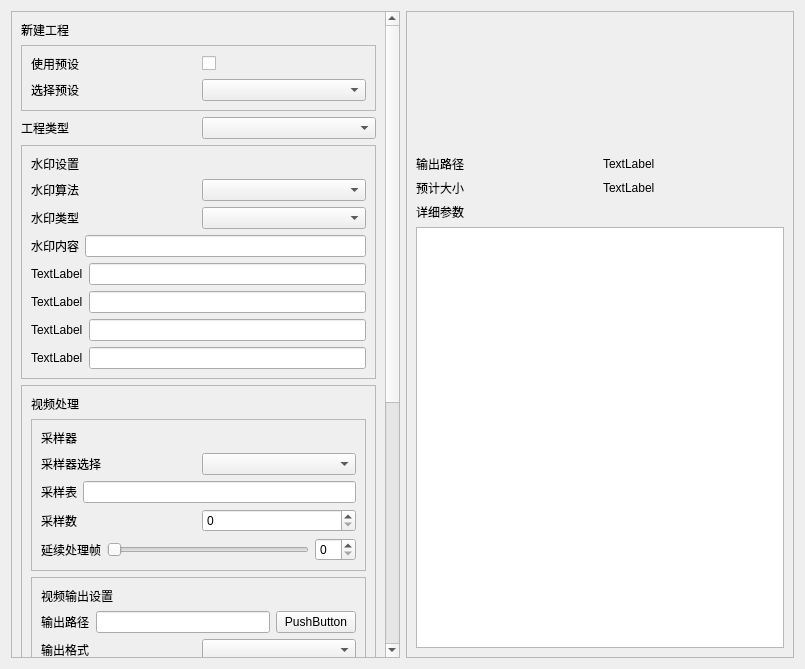
<?xml version="1.0" encoding="UTF-8"?>
<ui version="4.0">
 <class>SetUpNewForm</class>
 <widget class="QWidget" name="SetUpNewForm">
  <property name="geometry">
   <rect>
    <x>0</x>
    <y>0</y>
    <width>805</width>
    <height>669</height>
   </rect>
  </property>
  <property name="windowTitle">
   <string>CreateNewProject</string>
  </property>
  <layout class="QHBoxLayout" name="horizontalLayout_22">
   <item>
    <widget class="QScrollArea" name="scrollArea">
     <property name="widgetResizable">
      <bool>true</bool>
     </property>
     <widget class="QWidget" name="scrollAreaWidgetContents">
      <property name="geometry">
       <rect>
        <x>0</x>
        <y>0</y>
        <width>377</width>
        <height>1102</height>
       </rect>
      </property>
      <layout class="QVBoxLayout" name="verticalLayout_7">
       <item>
        <widget class="TitleLabel" name="L_CreateProject">
         <property name="text">
          <string>新建工程</string>
         </property>
        </widget>
       </item>
       <item>
        <widget class="QFrame" name="F_Present">
         <property name="frameShape">
          <enum>QFrame::Shape::StyledPanel</enum>
         </property>
         <property name="frameShadow">
          <enum>QFrame::Shadow::Raised</enum>
         </property>
         <layout class="QVBoxLayout" name="verticalLayout">
          <item>
           <layout class="QHBoxLayout" name="horizontalLayout_2">
            <item>
             <widget class="BodyLabel" name="L_UsePresent">
              <property name="text">
               <string>使用预设</string>
              </property>
             </widget>
            </item>
            <item>
             <widget class="CheckBox" name="C_UsePresent">
              <property name="text">
               <string/>
              </property>
             </widget>
            </item>
           </layout>
          </item>
          <item>
           <layout class="QHBoxLayout" name="horizontalLayout">
            <item>
             <widget class="BodyLabel" name="L_SelectPresent">
              <property name="text">
               <string>选择预设</string>
              </property>
             </widget>
            </item>
            <item>
             <widget class="ComboBox" name="CB_SelectPresent"/>
            </item>
           </layout>
          </item>
         </layout>
        </widget>
       </item>
       <item>
        <layout class="QHBoxLayout" name="horizontalLayout_10">
         <item>
          <widget class="SubtitleLabel" name="L_ProjectType">
           <property name="text">
            <string>工程类型</string>
           </property>
          </widget>
         </item>
         <item>
          <widget class="ComboBox" name="CB_ProjectType"/>
         </item>
        </layout>
       </item>
       <item>
        <widget class="QFrame" name="F_Watermark">
         <property name="frameShape">
          <enum>QFrame::Shape::StyledPanel</enum>
         </property>
         <property name="frameShadow">
          <enum>QFrame::Shadow::Raised</enum>
         </property>
         <layout class="QVBoxLayout" name="verticalLayout_10">
          <item>
           <widget class="SubtitleLabel" name="L_WatermarkSetting">
            <property name="text">
             <string>水印设置</string>
            </property>
           </widget>
          </item>
          <item>
           <layout class="QHBoxLayout" name="horizontalLayout_11">
            <item>
             <widget class="BodyLabel" name="L_WatermarkAgori">
              <property name="text">
               <string>水印算法</string>
              </property>
             </widget>
            </item>
            <item>
             <widget class="ComboBox" name="CB_WatermarkAgori"/>
            </item>
           </layout>
          </item>
          <item>
           <layout class="QHBoxLayout" name="horizontalLayout_12">
            <item>
             <widget class="BodyLabel" name="L_WatermarkType">
              <property name="text">
               <string>水印类型</string>
              </property>
             </widget>
            </item>
            <item>
             <widget class="ComboBox" name="CB_WatermarkType"/>
            </item>
           </layout>
          </item>
          <item>
           <layout class="QHBoxLayout" name="horizontalLayout_13">
            <item>
             <widget class="BodyLabel" name="L_WatermarkContent">
              <property name="text">
               <string>水印内容</string>
              </property>
             </widget>
            </item>
            <item>
             <widget class="LineEdit" name="LE_WatermarkContent"/>
            </item>
           </layout>
          </item>
          <item>
           <layout class="QVBoxLayout" name="verticalLayout_5">
            <item>
             <layout class="QHBoxLayout" name="horizontalLayout_26">
              <item>
               <widget class="BodyLabel" name="L_wmpara1">
                <property name="text">
                 <string>TextLabel</string>
                </property>
               </widget>
              </item>
              <item>
               <widget class="LineEdit" name="LE_wmpara1"/>
              </item>
             </layout>
            </item>
            <item>
             <layout class="QHBoxLayout" name="horizontalLayout_25">
              <item>
               <widget class="BodyLabel" name="L_wmpara2">
                <property name="text">
                 <string>TextLabel</string>
                </property>
               </widget>
              </item>
              <item>
               <widget class="LineEdit" name="LE_wmpara2"/>
              </item>
             </layout>
            </item>
            <item>
             <layout class="QHBoxLayout" name="horizontalLayout_24">
              <item>
               <widget class="BodyLabel" name="L_wmpara3">
                <property name="text">
                 <string>TextLabel</string>
                </property>
               </widget>
              </item>
              <item>
               <widget class="LineEdit" name="LE_wmpara3"/>
              </item>
             </layout>
            </item>
            <item>
             <layout class="QHBoxLayout" name="horizontalLayout_23">
              <item>
               <widget class="BodyLabel" name="L_wmpara4">
                <property name="text">
                 <string>TextLabel</string>
                </property>
               </widget>
              </item>
              <item>
               <widget class="LineEdit" name="LE_wmpara4"/>
              </item>
             </layout>
            </item>
           </layout>
          </item>
         </layout>
        </widget>
       </item>
       <item>
        <widget class="QFrame" name="F_Video">
         <property name="frameShape">
          <enum>QFrame::Shape::StyledPanel</enum>
         </property>
         <property name="frameShadow">
          <enum>QFrame::Shadow::Raised</enum>
         </property>
         <layout class="QVBoxLayout" name="verticalLayout_4">
          <item>
           <widget class="SubtitleLabel" name="L_VideoProcess">
            <property name="text">
             <string>视频处理</string>
            </property>
           </widget>
          </item>
          <item>
           <widget class="QFrame" name="F_Sampler">
            <property name="frameShape">
             <enum>QFrame::Shape::StyledPanel</enum>
            </property>
            <property name="frameShadow">
             <enum>QFrame::Shadow::Raised</enum>
            </property>
            <layout class="QVBoxLayout" name="verticalLayout_2">
             <item>
              <widget class="SubtitleLabel" name="L_Samper">
               <property name="text">
                <string>采样器</string>
               </property>
              </widget>
             </item>
             <item>
              <layout class="QHBoxLayout" name="horizontalLayout_6">
               <item>
                <widget class="BodyLabel" name="L_SamplerType">
                 <property name="text">
                  <string>采样器选择</string>
                 </property>
                </widget>
               </item>
               <item>
                <widget class="ComboBox" name="CB_Sampler"/>
               </item>
              </layout>
             </item>
             <item>
              <layout class="QHBoxLayout" name="horizontalLayout_5">
               <item>
                <widget class="BodyLabel" name="L_SamplerSheet">
                 <property name="text">
                  <string>采样表</string>
                 </property>
                </widget>
               </item>
               <item>
                <widget class="LineEdit" name="LE_SamplerSheet"/>
               </item>
              </layout>
             </item>
             <item>
              <layout class="QHBoxLayout" name="horizontalLayout_4">
               <item>
                <widget class="BodyLabel" name="L_SamplerTimes">
                 <property name="text">
                  <string>采样数</string>
                 </property>
                </widget>
               </item>
               <item>
                <widget class="SpinBox" name="SB_SamplerTimes"/>
               </item>
              </layout>
             </item>
             <item>
              <layout class="QHBoxLayout" name="horizontalLayout_3">
               <item>
                <widget class="BodyLabel" name="L_FrameExtend">
                 <property name="text">
                  <string>延续处理帧</string>
                 </property>
                </widget>
               </item>
               <item>
                <widget class="Slider" name="HS_FrameExtend">
                 <property name="orientation">
                  <enum>Qt::Orientation::Horizontal</enum>
                 </property>
                </widget>
               </item>
               <item>
                <widget class="SpinBox" name="SB_FrameExtend"/>
               </item>
              </layout>
             </item>
            </layout>
           </widget>
          </item>
          <item>
           <widget class="QFrame" name="F_VideoExport">
            <property name="frameShape">
             <enum>QFrame::Shape::StyledPanel</enum>
            </property>
            <property name="frameShadow">
             <enum>QFrame::Shadow::Raised</enum>
            </property>
            <layout class="QVBoxLayout" name="verticalLayout_3">
             <item>
              <widget class="SubtitleLabel" name="L_VideoExportSetting">
               <property name="text">
                <string>视频输出设置</string>
               </property>
              </widget>
             </item>
             <item>
              <layout class="QHBoxLayout" name="horizontalLayout_7">
               <item>
                <widget class="BodyLabel" name="L_VideoExportPath">
                 <property name="text">
                  <string>输出路径</string>
                 </property>
                </widget>
               </item>
               <item>
                <widget class="LineEdit" name="LE_VideoExportPath"/>
               </item>
               <item>
                <widget class="PushButton" name="PB_VideoExportPath">
                 <property name="text">
                  <string>PushButton</string>
                 </property>
                </widget>
               </item>
              </layout>
             </item>
             <item>
              <layout class="QHBoxLayout" name="horizontalLayout_8">
               <item>
                <widget class="BodyLabel" name="L_VideoExportFormat">
                 <property name="text">
                  <string>输出格式</string>
                 </property>
                </widget>
               </item>
               <item>
                <widget class="ComboBox" name="CB_VideoExportFormat"/>
               </item>
              </layout>
             </item>
             <item>
              <layout class="QHBoxLayout" name="horizontalLayout_27">
               <item>
                <widget class="BodyLabel" name="L_RenderDevices">
                 <property name="text">
                  <string>渲染设备</string>
                 </property>
                </widget>
               </item>
               <item>
                <widget class="ComboBox" name="CB_RenderDevices"/>
               </item>
              </layout>
             </item>
             <item>
              <layout class="QHBoxLayout" name="horizontalLayout_9">
               <item>
                <widget class="BodyLabel" name="L_VideoEncoder">
                 <property name="text">
                  <string>视频编码器</string>
                 </property>
                </widget>
               </item>
               <item>
                <widget class="ComboBox" name="CB_VideoEncoder"/>
               </item>
              </layout>
             </item>
            </layout>
           </widget>
          </item>
          <item>
           <widget class="QFrame" name="F_VideoEncoder">
            <property name="frameShape">
             <enum>QFrame::Shape::StyledPanel</enum>
            </property>
            <property name="frameShadow">
             <enum>QFrame::Shadow::Raised</enum>
            </property>
            <layout class="QVBoxLayout" name="verticalLayout_6">
             <item>
              <widget class="SubtitleLabel" name="L_VideoEncoderSetting">
               <property name="text">
                <string>视频编码器设置</string>
               </property>
              </widget>
             </item>
             <item>
              <layout class="QHBoxLayout" name="horizontalLayout_14">
               <item>
                <widget class="BodyLabel" name="L_BitRateControl">
                 <property name="text">
                  <string>比特率控制</string>
                 </property>
                </widget>
               </item>
               <item>
                <widget class="ComboBox" name="CB_BitRateControl"/>
               </item>
              </layout>
             </item>
             <item>
              <layout class="QHBoxLayout" name="horizontalLayout_15">
               <item>
                <widget class="BodyLabel" name="L_BitRate">
                 <property name="text">
                  <string>比特率</string>
                 </property>
                </widget>
               </item>
               <item>
                <widget class="LineEdit" name="LE_BitRate"/>
               </item>
              </layout>
             </item>
             <item>
              <layout class="QHBoxLayout" name="horizontalLayout_16">
               <item>
                <widget class="BodyLabel" name="L_MaxBitRate">
                 <property name="text">
                  <string>最大比特率</string>
                 </property>
                </widget>
               </item>
               <item>
                <widget class="LineEdit" name="LE_MaxBitRate"/>
               </item>
              </layout>
             </item>
             <item>
              <layout class="QHBoxLayout" name="horizontalLayout_17">
               <item>
                <widget class="BodyLabel" name="L_FFmpegPresent">
                 <property name="text">
                  <string>预设</string>
                 </property>
                </widget>
               </item>
               <item>
                <widget class="ComboBox" name="CB_FFmpegPresent"/>
               </item>
              </layout>
             </item>
             <item>
              <layout class="QHBoxLayout" name="horizontalLayout_18">
               <item>
                <widget class="BodyLabel" name="L_Tune">
                 <property name="text">
                  <string>调节</string>
                 </property>
                </widget>
               </item>
               <item>
                <widget class="ComboBox" name="CB_Tune"/>
               </item>
              </layout>
             </item>
             <item>
              <layout class="QHBoxLayout" name="horizontalLayout_19">
               <item>
                <widget class="BodyLabel" name="L_EncodePattern">
                 <property name="text">
                  <string>编码模式</string>
                 </property>
                </widget>
               </item>
               <item>
                <widget class="ComboBox" name="CB_EncodePattern"/>
               </item>
              </layout>
             </item>
             <item>
              <layout class="QHBoxLayout" name="horizontalLayout_28">
               <item>
                <widget class="CheckBox" name="CB_Foreward">
                 <property name="text">
                  <string>前向考虑</string>
                 </property>
                </widget>
               </item>
               <item>
                <widget class="SpinBox" name="SB_Forward"/>
               </item>
              </layout>
             </item>
             <item>
              <layout class="QHBoxLayout" name="horizontalLayout_29">
               <item>
                <widget class="CheckBox" name="CB_AdjustiveNormalize">
                 <property name="text">
                  <string>自适应量化</string>
                 </property>
                </widget>
               </item>
               <item>
                <widget class="SpinBox" name="SB_AN"/>
               </item>
              </layout>
             </item>
            </layout>
           </widget>
          </item>
          <item>
           <widget class="SubtitleLabel" name="L_OutputFormat">
            <property name="text">
             <string>输出格式</string>
            </property>
           </widget>
          </item>
          <item>
           <widget class="ComboBox" name="CB_OutputFormat"/>
          </item>
         </layout>
        </widget>
       </item>
      </layout>
     </widget>
    </widget>
   </item>
   <item>
    <widget class="QFrame" name="frame_7">
     <property name="frameShape">
      <enum>QFrame::Shape::StyledPanel</enum>
     </property>
     <property name="frameShadow">
      <enum>QFrame::Shadow::Raised</enum>
     </property>
     <layout class="QVBoxLayout" name="verticalLayout_9">
      <item>
       <widget class="ImageLabel" name="L_PreviewImage">
        <property name="sizePolicy">
         <sizepolicy hsizetype="Minimum" vsizetype="Minimum">
          <horstretch>0</horstretch>
          <verstretch>0</verstretch>
         </sizepolicy>
        </property>
        <property name="minimumSize">
         <size>
          <width>128</width>
          <height>128</height>
         </size>
        </property>
        <property name="text">
         <string/>
        </property>
       </widget>
      </item>
      <item>
       <layout class="QHBoxLayout" name="horizontalLayout_21">
        <item>
         <widget class="BodyLabel" name="L_S_OutputPath">
          <property name="text">
           <string>输出路径</string>
          </property>
         </widget>
        </item>
        <item>
         <widget class="BodyLabel" name="L_D_OutputPath">
          <property name="text">
           <string>TextLabel</string>
          </property>
         </widget>
        </item>
       </layout>
      </item>
      <item>
       <layout class="QHBoxLayout" name="horizontalLayout_20">
        <item>
         <widget class="BodyLabel" name="L_S_CalculateOccupation">
          <property name="text">
           <string>预计大小</string>
          </property>
         </widget>
        </item>
        <item>
         <widget class="BodyLabel" name="L_D_CalculateOccupation">
          <property name="text">
           <string>TextLabel</string>
          </property>
         </widget>
        </item>
       </layout>
      </item>
      <item>
       <layout class="QVBoxLayout" name="verticalLayout_8">
        <item>
         <widget class="BodyLabel" name="L_S_DetailArgs">
          <property name="text">
           <string>详细参数</string>
          </property>
         </widget>
        </item>
        <item>
         <widget class="TextBrowser" name="TB_S_Detail"/>
        </item>
       </layout>
      </item>
     </layout>
    </widget>
   </item>
  </layout>
 </widget>
 <customwidgets>
  <customwidget>
   <class>TitleLabel</class>
   <extends>QLabel</extends>
   <header>qfluentwidgets</header>
  </customwidget>
  <customwidget>
   <class>BodyLabel</class>
   <extends>QLabel</extends>
   <header>qfluentwidgets</header>
  </customwidget>
  <customwidget>
   <class>PushButton</class>
   <extends>QPushButton</extends>
   <header>qfluentwidgets</header>
  </customwidget>
  <customwidget>
   <class>LineEdit</class>
   <extends>QLineEdit</extends>
   <header>qfluentwidgets</header>
  </customwidget>
  <customwidget>
   <class>SubtitleLabel</class>
   <extends>QLabel</extends>
   <header>qfluentwidgets</header>
  </customwidget>
  <customwidget>
   <class>ImageLabel</class>
   <extends>QLabel</extends>
   <header>qfluentwidgets</header>
  </customwidget>
  <customwidget>
   <class>ComboBox</class>
   <extends>QComboBox</extends>
   <header>qfluentwidgets</header>
  </customwidget>
  <customwidget>
   <class>CheckBox</class>
   <extends>QCheckBox</extends>
   <header>qfluentwidgets</header>
  </customwidget>
  <customwidget>
   <class>SpinBox</class>
   <extends>QSpinBox</extends>
   <header>qfluentwidgets</header>
  </customwidget>
  <customwidget>
   <class>Slider</class>
   <extends>QSlider</extends>
   <header>qfluentwidgets</header>
  </customwidget>
  <customwidget>
   <class>TextBrowser</class>
   <extends>QTextBrowser</extends>
   <header>qfluentwidgets</header>
  </customwidget>
 </customwidgets>
 <resources/>
 <connections/>
</ui>
